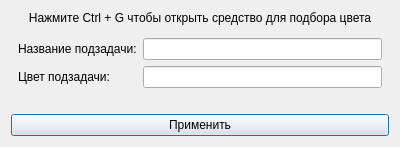
<?xml version="1.0" encoding="UTF-8"?>
<ui version="4.0">
 <class>Dialog</class>
 <widget class="QDialog" name="Dialog">
  <property name="geometry">
   <rect>
    <x>0</x>
    <y>0</y>
    <width>400</width>
    <height>147</height>
   </rect>
  </property>
  <property name="windowTitle">
   <string>Редактирование задачи</string>
  </property>
  <layout class="QVBoxLayout" name="verticalLayout_2">
   <item>
    <layout class="QVBoxLayout" name="verticalLayout">
     <item>
      <widget class="QLabel" name="error_label">
       <property name="sizePolicy">
        <sizepolicy hsizetype="Preferred" vsizetype="Maximum">
         <horstretch>0</horstretch>
         <verstretch>0</verstretch>
        </sizepolicy>
       </property>
       <property name="text">
        <string>Нажмите Ctrl + G чтобы открыть средство для подбора цвета</string>
       </property>
       <property name="alignment">
        <set>Qt::AlignCenter</set>
       </property>
      </widget>
     </item>
     <item>
      <layout class="QFormLayout" name="formLayout">
       <property name="leftMargin">
        <number>7</number>
       </property>
       <property name="topMargin">
        <number>7</number>
       </property>
       <property name="rightMargin">
        <number>7</number>
       </property>
       <property name="bottomMargin">
        <number>7</number>
       </property>
       <item row="0" column="0">
        <widget class="QLabel" name="name_label">
         <property name="text">
          <string>Название подзадачи:</string>
         </property>
        </widget>
       </item>
       <item row="0" column="1">
        <widget class="QLineEdit" name="name_edit"/>
       </item>
       <item row="1" column="0">
        <widget class="QLabel" name="color_label">
         <property name="text">
          <string>Цвет подзадачи:</string>
         </property>
        </widget>
       </item>
       <item row="1" column="1">
        <widget class="QLineEdit" name="color_edit">
         <property name="dragEnabled">
          <bool>false</bool>
         </property>
        </widget>
       </item>
      </layout>
     </item>
     <item>
      <widget class="QPushButton" name="create_button">
       <property name="text">
        <string>Применить</string>
       </property>
      </widget>
     </item>
    </layout>
   </item>
  </layout>
 </widget>
 <resources/>
 <connections/>
</ui>
